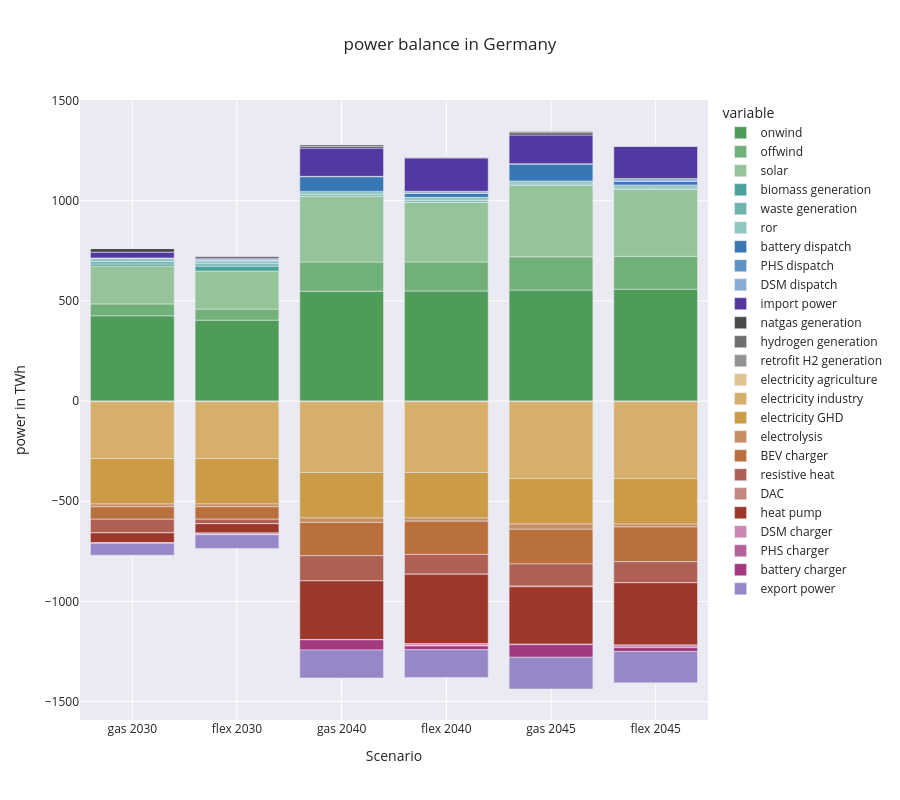

Notebook code for this chart:
### Code cell
capital_df = pd.DataFrame()
for nkey, pea in peas.items():
  capital_s = pd.Series(0.00, index=pg_keys + pc_keys)

  for key in pg_keys:
    p_unit = 'p'
    if key in p1_keys:
      p_unit = 'p1'

    if key == 'c_pg_import':
      capital_s[key]  =  pea.get(ppv[key], type='import').energy(p_unit) / 1e6
    else:
      capital_s[key] = pea.get(ppv[key]).energy(p_unit) / 1e6

  for key in pc_keys:
    p_unit = 'p'
    if key in p1_keys:
      p_unit = 'p1'

    if key == 'c_pc_export':
      capital_s[key]  =  - pea.get(ppv[key], type='export').energy(p_unit) / 1e6
    else:
      capital_s[key] = - pea.get(ppv[key]).energy(p_unit) / 1e6

  capital_s = capital_s.rename(index= pp.map_name)
  capital_df[nkey] = capital_s

capital_df = capital_df.T
color_map = [pp.map_color[i] for i in pg_keys + pc_keys]

fig = px.bar(capital_df, color_discrete_map = pp.map_name_color, 
       title = "power balance in Germany", 
       )
fig.update_xaxes(title_text='Scenario')
fig.update_yaxes(title_text='power in TWh')

fig.update_layout(
    height=800 
)
fig.show()


fig_balance_total = fig

### Figure 1 — Plotly figure (JSON) as saved in the notebook; plotly's stock layout.template omitted (floating-point values rounded to 4 significant figures)
{"data": [{"alignmentgroup": "True", "hovertemplate": "variable=onwind<br>index=%{x}<br>value=%{y}<extra></extra>", "legendgroup": "onwind", "marker": {"color": "#4F9C59", "pattern": {"shape": ""}}, "name": "onwind", "offsetgroup": "onwind", "orientation": "v", "showlegend": true, "textposition": "auto", "type": "bar", "x": ["gas 2030", "flex 2030", "gas 2040", "flex 2040", "gas 2045", "flex 2045"], "xaxis": "x", "y": [425.8, 403.9, 548.4, 549.1, 554.4, 558.4], "yaxis": "y"}, {"alignmentgroup": "True", "hovertemplate": "variable=offwind<br>index=%{x}<br>value=%{y}<extra></extra>", "legendgroup": "offwind", "marker": {"color": "#72B07A", "pattern": {"shape": ""}}, "name": "offwind", "offsetgroup": "offwind", "orientation": "v", "showlegend": true, "textposition": "auto", "type": "bar", "x": ["gas 2030", "flex 2030", "gas 2040", "flex 2040", "gas 2045", "flex 2045"], "xaxis": "x", "y": [59.13, 55.02, 145.7, 145.5, 165.6, 163.8], "yaxis": "y"}, {"alignmentgroup": "True", "hovertemplate": "variable=solar<br>index=%{x}<br>value=%{y}<extra></extra>", "legendgroup": "solar", "marker": {"color": "#95C49B", "pattern": {"shape": ""}}, "name": "solar", "offsetgroup": "solar", "orientation": "v", "showlegend": true, "textposition": "auto", "type": "bar", "x": ["gas 2030", "flex 2030", "gas 2040", "flex 2040", "gas 2045", "flex 2045"], "xaxis": "x", "y": [189.0, 190.3, 327.8, 298.6, 355.9, 334.0], "yaxis": "y"}, {"alignmentgroup": "True", "hovertemplate": "variable=biomass generation<br>index=%{x}<br>value=%{y}<extra></extra>", "legendgroup": "biomass generation", "marker": {"color": "#48A299", "pattern": {"shape": ""}}, "name": "biomass generation", "offsetgroup": "biomass generation", "orientation": "v", "showlegend": true, "textposition": "auto", "type": "bar", "x": ["gas 2030", "flex 2030", "gas 2040", "flex 2040", "gas 2045", "flex 2045"], "xaxis": "x", "y": [9.941, 24.16, 0.5855, 0.0001364, 9.719e-06, 2.584e-06], "yaxis": "y"}, {"alignmentgroup": "True", "hovertemplate": "variable=waste generation<br>index=%{x}<br>value=%{y}<extra></extra>", "legendgroup": "waste generation", "marker": {"color": "#6DB4AD", "pattern": {"shape": ""}}, "name": "waste generation", "offsetgroup": "waste generation", "orientation": "v", "showlegend": true, "textposition": "auto", "type": "bar", "x": ["gas 2030", "flex 2030", "gas 2040", "flex 2040", "gas 2045", "flex 2045"], "xaxis": "x", "y": [12.14, 12.14, 8.728, 8.728, 6.964, 7.029], "yaxis": "y"}, {"alignmentgroup": "True", "hovertemplate": "variable=ror<br>index=%{x}<br>value=%{y}<extra></extra>", "legendgroup": "ror", "marker": {"color": "#91C7C2", "pattern": {"shape": ""}}, "name": "ror", "offsetgroup": "ror", "orientation": "v", "showlegend": true, "textposition": "auto", "type": "bar", "x": ["gas 2030", "flex 2030", "gas 2040", "flex 2040", "gas 2045", "flex 2045"], "xaxis": "x", "y": [15.26, 15.19, 15.33, 15.3, 15.34, 15.3], "yaxis": "y"}, {"alignmentgroup": "True", "hovertemplate": "variable=battery dispatch<br>index=%{x}<br>value=%{y}<extra></extra>", "legendgroup": "battery dispatch", "marker": {"color": "#3777B4", "pattern": {"shape": ""}}, "name": "battery dispatch", "offsetgroup": "battery dispatch", "orientation": "v", "showlegend": true, "textposition": "auto", "type": "bar", "x": ["gas 2030", "flex 2030", "gas 2040", "flex 2040", "gas 2045", "flex 2045"], "xaxis": "x", "y": [0.1301, 0.02428, 73.33, 18.65, 84.77, 18.88], "yaxis": "y"}, {"alignmentgroup": "True", "hovertemplate": "variable=PHS dispatch<br>index=%{x}<br>value=%{y}<extra></extra>", "legendgroup": "PHS dispatch", "marker": {"color": "#5F92C3", "pattern": {"shape": ""}}, "name": "PHS dispatch", "offsetgroup": "PHS dispatch", "orientation": "v", "showlegend": true, "textposition": "auto", "type": "bar", "x": ["gas 2030", "flex 2030", "gas 2040", "flex 2040", "gas 2045", "flex 2045"], "xaxis": "x", "y": [2.998, 2.078, 1.931, 1.519, 1.92, 1.532], "yaxis": "y"}, {"alignmentgroup": "True", "hovertemplate": "variable=DSM dispatch<br>index=%{x}<br>value=%{y}<extra></extra>", "legendgroup": "DSM dispatch", "marker": {"color": "#87AED2", "pattern": {"shape": ""}}, "name": "DSM dispatch", "offsetgroup": "DSM dispatch", "orientation": "v", "showlegend": true, "textposition": "auto", "type": "bar", "x": ["gas 2030", "flex 2030", "gas 2040", "flex 2040", "gas 2045", "flex 2045"], "xaxis": "x", "y": [0, 6.626, 0, 9.791, 0, 11.68], "yaxis": "y"}, {"alignmentgroup": "True", "hovertemplate": "variable=import power<br>index=%{x}<br>value=%{y}<extra></extra>", "legendgroup": "import power", "marker": {"color": "#5438A1", "pattern": {"shape": ""}}, "name": "import power", "offsetgroup": "import power", "orientation": "v", "showlegend": true, "textposition": "auto", "type": "bar", "x": ["gas 2030", "flex 2030", "gas 2040", "flex 2040", "gas 2045", "flex 2045"], "xaxis": "x", "y": [28.61, 4.382, 140.7, 167.2, 143.1, 160.8], "yaxis": "y"}, {"alignmentgroup": "True", "hovertemplate": "variable=natgas generation<br>index=%{x}<br>value=%{y}<extra></extra>", "legendgroup": "natgas generation", "marker": {"color": "#4A4A4A", "pattern": {"shape": ""}}, "name": "natgas generation", "offsetgroup": "natgas generation", "orientation": "v", "showlegend": true, "textposition": "auto", "type": "bar", "x": ["gas 2030", "flex 2030", "gas 2040", "flex 2040", "gas 2045", "flex 2045"], "xaxis": "x", "y": [18.84, 9.584, 9.34, 0.0001127, 10.8, 4.497e-06], "yaxis": "y"}, {"alignmentgroup": "True", "hovertemplate": "variable=hydrogen generation<br>index=%{x}<br>value=%{y}<extra></extra>", "legendgroup": "hydrogen generation", "marker": {"color": "#6F6F6F", "pattern": {"shape": ""}}, "name": "hydrogen generation", "offsetgroup": "hydrogen generation", "orientation": "v", "showlegend": true, "textposition": "auto", "type": "bar", "x": ["gas 2030", "flex 2030", "gas 2040", "flex 2040", "gas 2045", "flex 2045"], "xaxis": "x", "y": [4.222e-05, 8.832e-05, 8.639, 3.45, 9.163, 3.494], "yaxis": "y"}, {"alignmentgroup": "True", "hovertemplate": "variable=retrofit H2 generation<br>index=%{x}<br>value=%{y}<extra></extra>", "legendgroup": "retrofit H2 generation", "marker": {"color": "#939393", "pattern": {"shape": ""}}, "name": "retrofit H2 generation", "offsetgroup": "retrofit H2 generation", "orientation": "v", "showlegend": true, "textposition": "auto", "type": "bar", "x": ["gas 2030", "flex 2030", "gas 2040", "flex 2040", "gas 2045", "flex 2045"], "xaxis": "x", "y": [0, 0, 0, 0, 0, 0], "yaxis": "y"}, {"alignmentgroup": "True", "hovertemplate": "variable=electricity agriculture<br>index=%{x}<br>value=%{y}<extra></extra>", "legendgroup": "electricity agriculture", "marker": {"color": "#E0C390", "pattern": {"shape": ""}}, "name": "electricity agriculture", "offsetgroup": "electricity agriculture", "orientation": "v", "showlegend": true, "textposition": "auto", "type": "bar", "x": ["gas 2030", "flex 2030", "gas 2040", "flex 2040", "gas 2045", "flex 2045"], "xaxis": "x", "y": [-3.722, -3.722, -3.722, -3.722, -3.722, -3.722], "yaxis": "y"}, {"alignmentgroup": "True", "hovertemplate": "variable=electricity industry<br>index=%{x}<br>value=%{y}<extra></extra>", "legendgroup": "electricity industry", "marker": {"color": "#D6AF6B", "pattern": {"shape": ""}}, "name": "electricity industry", "offsetgroup": "electricity industry", "orientation": "v", "showlegend": true, "textposition": "auto", "type": "bar", "x": ["gas 2030", "flex 2030", "gas 2040", "flex 2040", "gas 2045", "flex 2045"], "xaxis": "x", "y": [-282.9, -282.9, -352.8, -352.8, -383.2, -383.2], "yaxis": "y"}, {"alignmentgroup": "True", "hovertemplate": "variable=electricity GHD<br>index=%{x}<br>value=%{y}<extra></extra>", "legendgroup": "electricity GHD", "marker": {"color": "#CB9B47", "pattern": {"shape": ""}}, "name": "electricity GHD", "offsetgroup": "electricity GHD", "orientation": "v", "showlegend": true, "textposition": "auto", "type": "bar", "x": ["gas 2030", "flex 2030", "gas 2040", "flex 2040", "gas 2045", "flex 2045"], "xaxis": "x", "y": [-227.1, -227.1, -227.1, -227.1, -227.1, -227.1], "yaxis": "y"}, {"alignmentgroup": "True", "hovertemplate": "variable=electrolysis<br>index=%{x}<br>value=%{y}<extra></extra>", "legendgroup": "electrolysis", "marker": {"color": "#C78D63", "pattern": {"shape": ""}}, "name": "electrolysis", "offsetgroup": "electrolysis", "orientation": "v", "showlegend": true, "textposition": "auto", "type": "bar", "x": ["gas 2030", "flex 2030", "gas 2040", "flex 2040", "gas 2045", "flex 2045"], "xaxis": "x", "y": [-13.84, -13.67, -22.0, -15.65, -25.83, -14.48], "yaxis": "y"}, {"alignmentgroup": "True", "hovertemplate": "variable=BEV charger<br>index=%{x}<br>value=%{y}<extra></extra>", "legendgroup": "BEV charger", "marker": {"color": "#B9703C", "pattern": {"shape": ""}}, "name": "BEV charger", "offsetgroup": "BEV charger", "orientation": "v", "showlegend": true, "textposition": "auto", "type": "bar", "x": ["gas 2030", "flex 2030", "gas 2040", "flex 2040", "gas 2045", "flex 2045"], "xaxis": "x", "y": [-62.18, -62.18, -166.3, -166.3, -173.2, -173.2], "yaxis": "y"}, {"alignmentgroup": "True", "hovertemplate": "variable=resistive heat<br>index=%{x}<br>value=%{y}<extra></extra>", "legendgroup": "resistive heat", "marker": {"color": "#B05F54", "pattern": {"shape": ""}}, "name": "resistive heat", "offsetgroup": "resistive heat", "orientation": "v", "showlegend": true, "textposition": "auto", "type": "bar", "x": ["gas 2030", "flex 2030", "gas 2040", "flex 2040", "gas 2045", "flex 2045"], "xaxis": "x", "y": [-67.92, -22.28, -125.5, -98.94, -110.7, -105.1], "yaxis": "y"}, {"alignmentgroup": "True", "hovertemplate": "variable=DAC<br>index=%{x}<br>value=%{y}<extra></extra>", "legendgroup": "DAC", "marker": {"color": "#C3877F", "pattern": {"shape": ""}}, "name": "DAC", "offsetgroup": "DAC", "orientation": "v", "showlegend": true, "textposition": "auto", "type": "bar", "x": ["gas 2030", "flex 2030", "gas 2040", "flex 2040", "gas 2045", "flex 2045"], "xaxis": "x", "y": [-5.678e-05, -0.00012, -8.572e-05, -0.0002173, -3.091, -1.02e-05], "yaxis": "y"}, {"alignmentgroup": "True", "hovertemplate": "variable=heat pump<br>index=%{x}<br>value=%{y}<extra></extra>", "legendgroup": "heat pump", "marker": {"color": "#9C372A", "pattern": {"shape": ""}}, "name": "heat pump", "offsetgroup": "heat pump", "orientation": "v", "showlegend": true, "textposition": "auto", "type": "bar", "x": ["gas 2030", "flex 2030", "gas 2040", "flex 2040", "gas 2045", "flex 2045"], "xaxis": "x", "y": [-49.23, -46.28, -292.4, -346.6, -286.9, -310.5], "yaxis": "y"}, {"alignmentgroup": "True", "hovertemplate": "variable=DSM charger<br>index=%{x}<br>value=%{y}<extra></extra>", "legendgroup": "DSM charger", "marker": {"color": "#C888B2", "pattern": {"shape": ""}}, "name": "DSM charger", "offsetgroup": "DSM charger", "orientation": "v", "showlegend": true, "textposition": "auto", "type": "bar", "x": ["gas 2030", "flex 2030", "gas 2040", "flex 2040", "gas 2045", "flex 2045"], "xaxis": "x", "y": [0, -6.626, 0, -9.791, 0, -11.68], "yaxis": "y"}, {"alignmentgroup": "True", "hovertemplate": "variable=PHS charger<br>index=%{x}<br>value=%{y}<extra></extra>", "legendgroup": "PHS charger", "marker": {"color": "#B66198", "pattern": {"shape": ""}}, "name": "PHS charger", "offsetgroup": "PHS charger", "orientation": "v", "showlegend": true, "textposition": "auto", "type": "bar", "x": ["gas 2030", "flex 2030", "gas 2040", "flex 2040", "gas 2045", "flex 2045"], "xaxis": "x", "y": [-2.998, -2.078, -1.931, -1.519, -1.92, -1.532], "yaxis": "y"}, {"alignmentgroup": "True", "hovertemplate": "variable=battery charger<br>index=%{x}<br>value=%{y}<extra></extra>", "legendgroup": "battery charger", "marker": {"color": "#A3397E", "pattern": {"shape": ""}}, "name": "battery charger", "offsetgroup": "battery charger", "orientation": "v", "showlegend": true, "textposition": "auto", "type": "bar", "x": ["gas 2030", "flex 2030", "gas 2040", "flex 2040", "gas 2045", "flex 2045"], "xaxis": "x", "y": [-0.002766, -0.02238, -50.9, -19.03, -63.17, -19.27], "yaxis": "y"}, {"alignmentgroup": "True", "hovertemplate": "variable=export power<br>index=%{x}<br>value=%{y}<extra></extra>", "legendgroup": "export power", "marker": {"color": "#9887C7", "pattern": {"shape": ""}}, "name": "export power", "offsetgroup": "export power", "orientation": "v", "showlegend": true, "textposition": "auto", "type": "bar", "x": ["gas 2030", "flex 2030", "gas 2040", "flex 2040", "gas 2045", "flex 2045"], "xaxis": "x", "y": [-59.53, -68.6, -139.1, -138.1, -158.2, -156.5], "yaxis": "y"}], "layout": {"barmode": "relative", "height": 800, "legend": {"title": {"text": "variable"}, "tracegroupgap": 0}, "title": {"text": "power balance in Germany"}, "xaxis": {"anchor": "y", "domain": [0, 1], "title": {"text": "Scenario"}}, "yaxis": {"anchor": "x", "domain": [0, 1], "title": {"text": "power in TWh"}}}}
